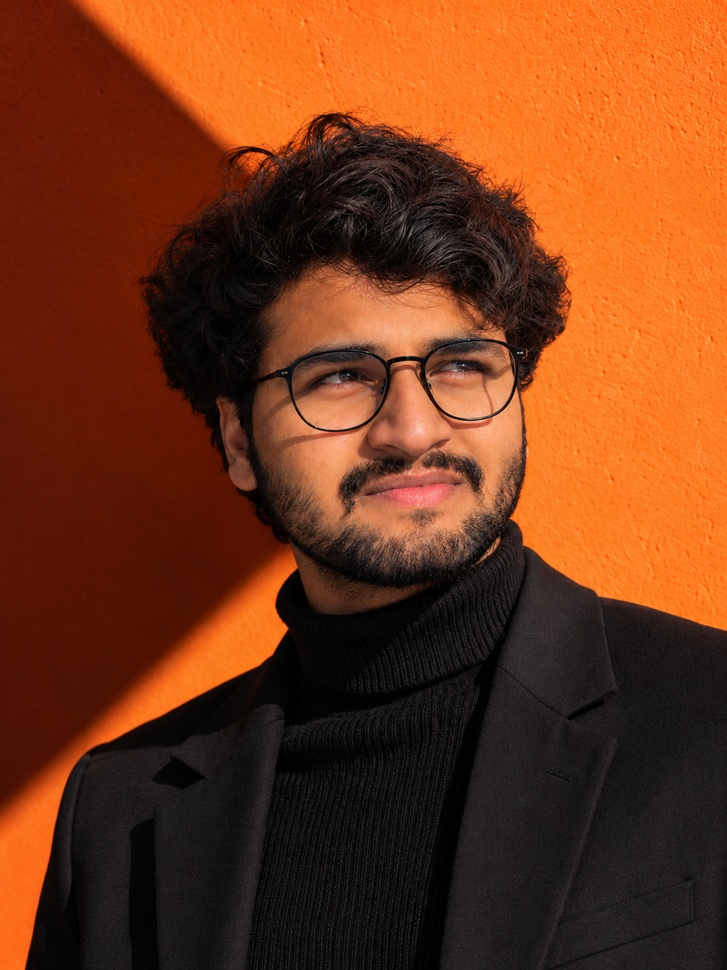
#> input picture images.jpg, 727 x 970 px, shrunk from 1086 x 1448 before the run
$ python exp31.py
#> lines starting #> are read from the running program, lines starting #| are printed output that depends on the picture; after the words box and inside, x2 and y2 are one past the last pixel; in counts of white or black regions, pixels touching at a corner belong together
import cv2

image = cv2.imread("images.jpg", 0)
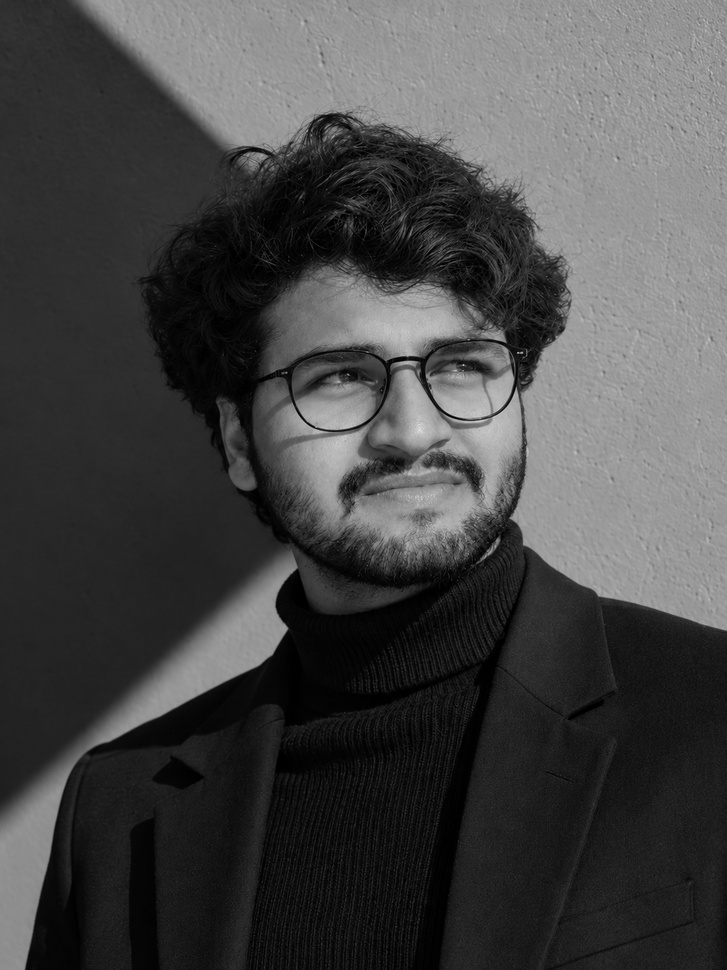
#> image: shape (970, 727); min 0, max 227, mean 70.1

if image is None:
    print("Error: Image not found.")
    raise SystemExit

threshold_value = int(input("Enter threshold value (0-255): "))
#> the answer given: 100

ret, segmented = cv2.threshold(
    image,
    threshold_value,
    255,
    cv2.THRESH_BINARY
)
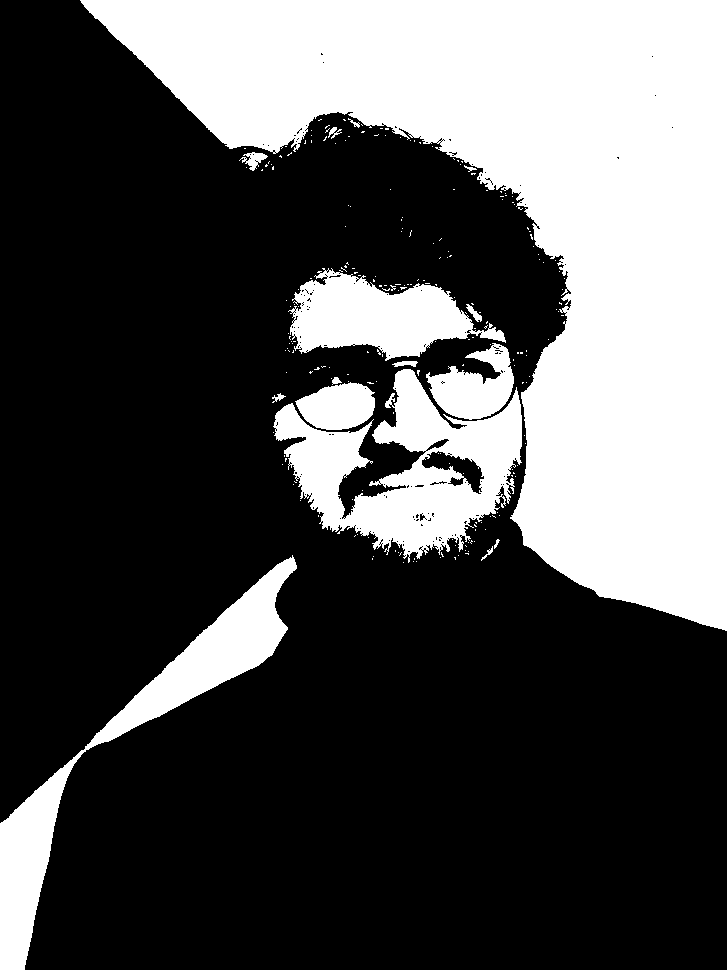
#> segmented: shape (970, 727); 32.6% white; 226 white regions (210 under 20 px), largest, box (x1, y1, x2, y2) and area: (80, 0, 727, 631) 171105, (273, 369, 522, 563) 22028, (0, 555, 297, 970) 18000
#> ret = 100

cv2.imshow("Original Image", image)
cv2.imshow("Segmented Image", segmented)

cv2.waitKey(0)
cv2.destroyAllWindows()

$ run again, with face.jpg copied over images.jpg
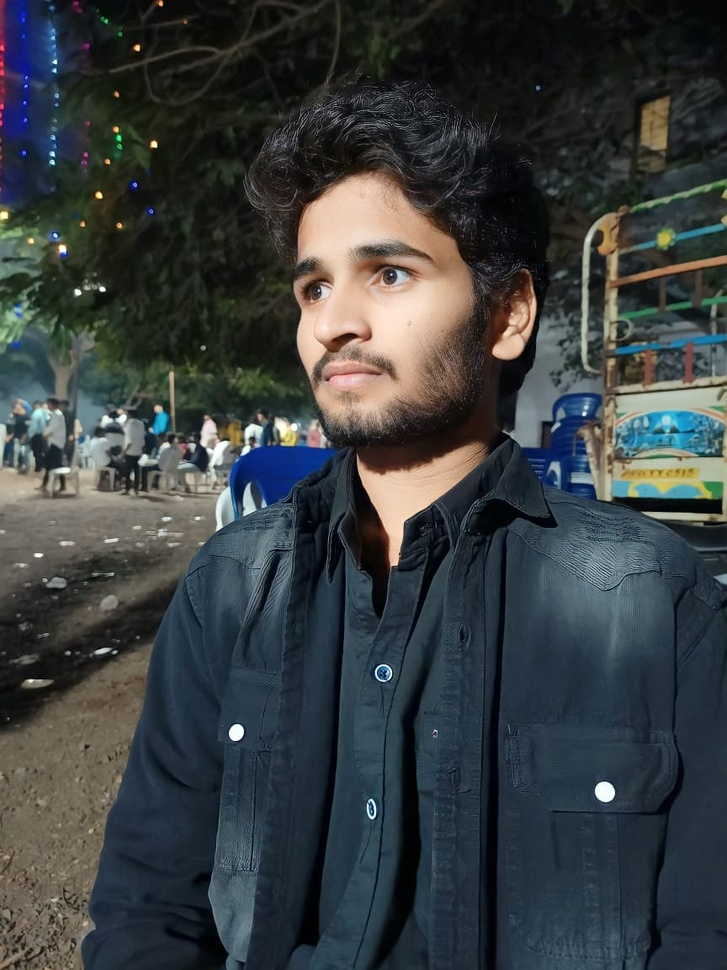
#> input picture face.jpg, 727 x 970 px, shrunk from 864 x 1152 before the run
#> `image = cv2.imread("images.jpg", 0)`:
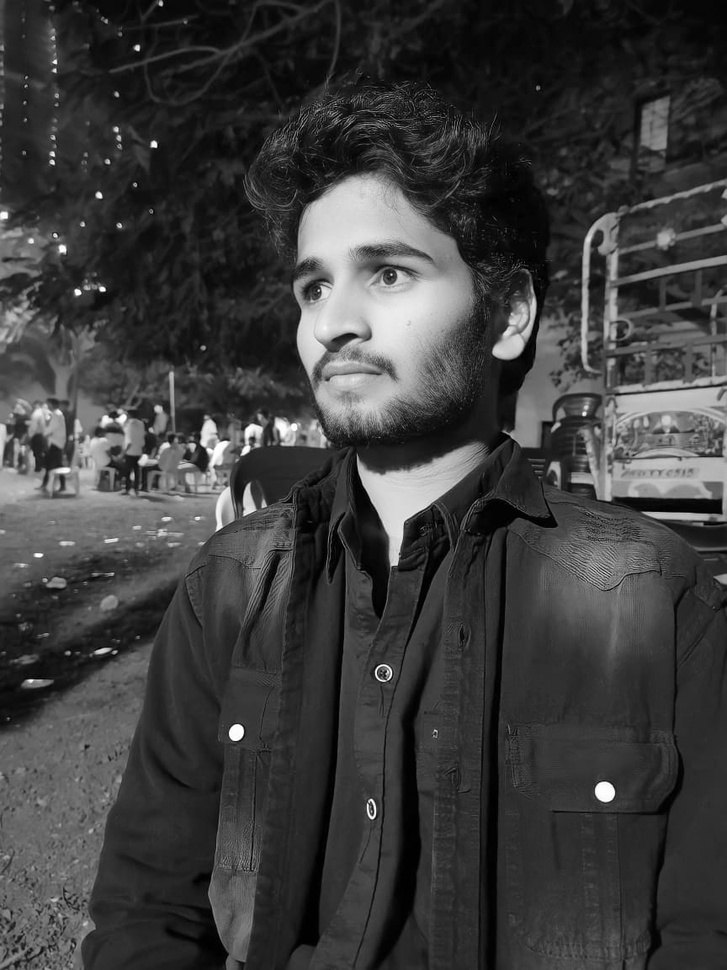
#> image: shape (970, 727); min 0, max 255, mean 60.8
#> `ret, segmented = cv2.threshold( image, threshold_value, 255, cv2.THRES..`:
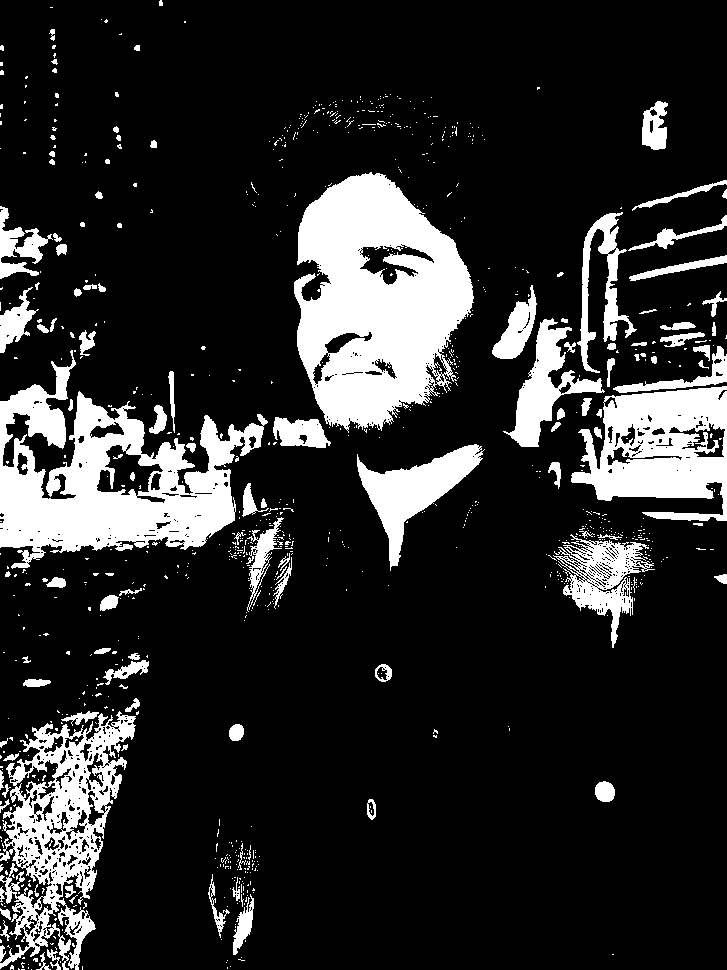
#> segmented: shape (970, 727); 17% white; 949 white regions (834 under 20 px), largest, box (x1, y1, x2, y2) and area: (294, 172, 474, 433) 30493, (0, 350, 268, 569) 24808, (0, 711, 136, 970) 14096
#> ret = 100
